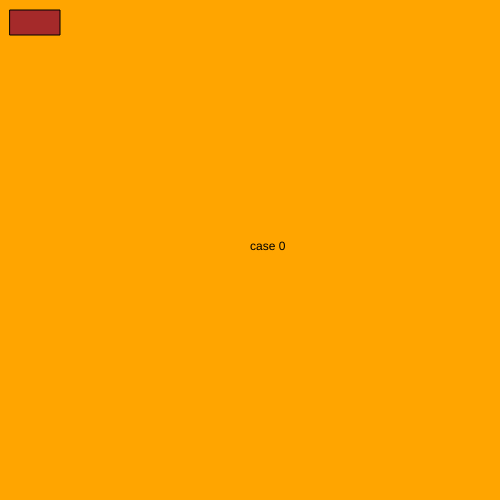
Frame 1 (no input)
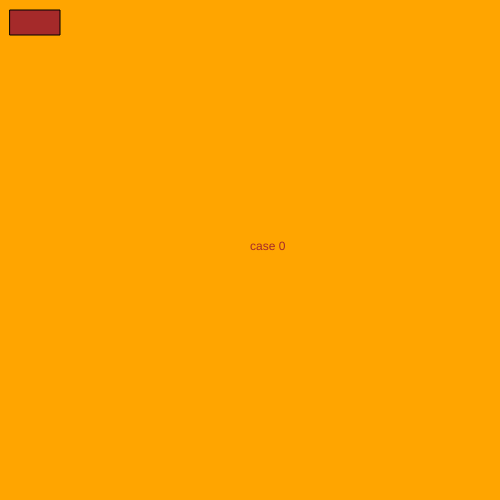
Frame 60 (no input)
Frame 120 (the mouse pressed at the canvas centre since frame 60): identical to frame 60, image omitted

The p5.js sketch that drew these frames (run headless with seeded random() and noise() and a simulated clock; from frame 60 on, the mouse is pressed at the canvas centre):

// p5.js sketch
// ── sketch.js
let myState = 0;

function setup() {
  createCanvas(500, 500);
}

function draw() {

  switch(myState) {
    case 0:
    background('orange');
    text("case 0", 250, 250);
    break;

    case 1:
    background('grey');
    text("case 1", 250, 250);
    break;

    case 2:
    background('pink');
    text("case 2", 250, 250);
    break;
  }

  fill('brown');
  rect(10, 10, 50, 25);

}

function mouseReleased() {

  if ((mouseX > 10) && (mouseX < 60) && (mouseY > 10) && (mouseY < 35)) {
  myState++;
  if (myState > 2) {
    myState = 0;
  }
}

}
